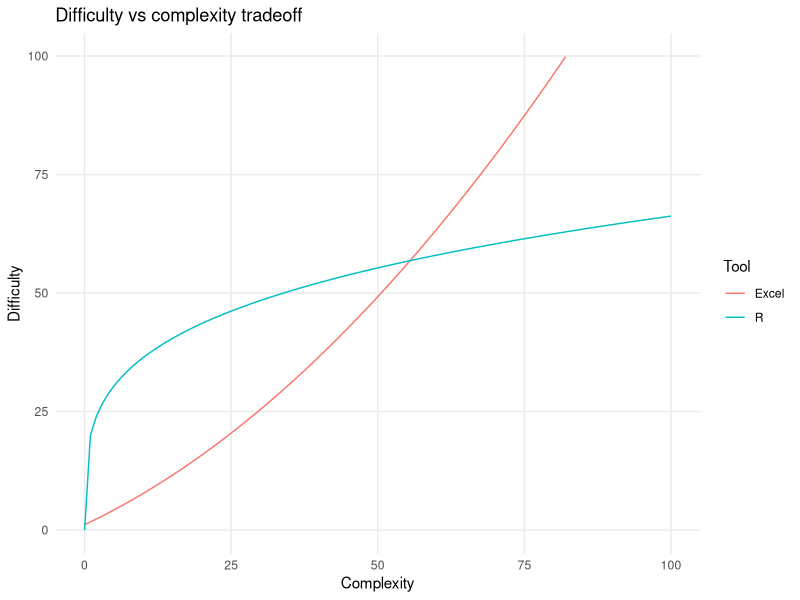

This figure's R source:
## ---- chunk 1
library(dplyr)
library(ggplot2)
x <- rep(0:100, 2)
R <- 20*(x[1:101])^0.26
excel <- 0.008*(x[102:length(x)]+38)^1.99-10
data <-cbind(as.data.frame(c(rep("R", 101), rep("Excel", 101))), x, as.data.frame(c(R,excel)))
names(data) <- c("Tool", "x", "Difficulty")

data[dim(data)[1]:185, 3] = NA

ggplot(data, aes(x = x, y = Difficulty)) +
  geom_line(aes(colour = Tool)) +
  labs(title = "Difficulty vs complexity tradeoff",
       x = "Complexity") +
  scale_y_continuous(breaks=c(0, 25, 50, 75, 100)) +
  theme_minimal() + theme(panel.grid.minor = element_line(colour="white"))

